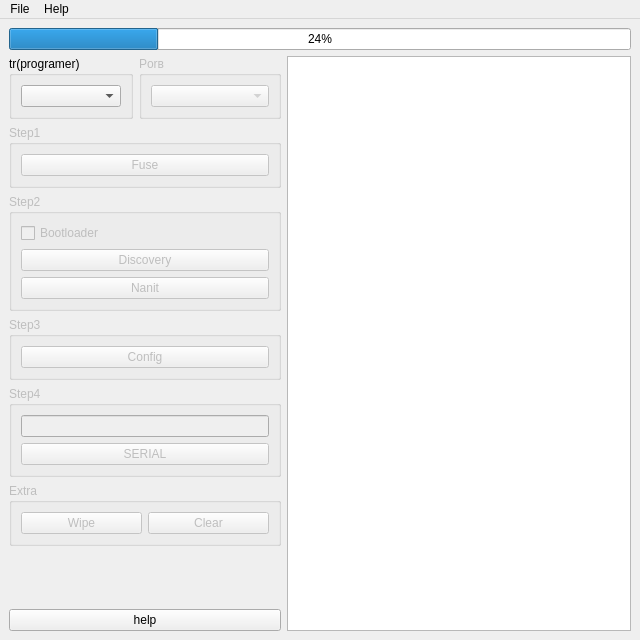
<?xml version="1.0" encoding="UTF-8"?>
<ui version="4.0">
 <class>MainWindow</class>
 <widget class="QMainWindow" name="MainWindow">
  <property name="geometry">
   <rect>
    <x>0</x>
    <y>0</y>
    <width>640</width>
    <height>640</height>
   </rect>
  </property>
  <property name="sizePolicy">
   <sizepolicy hsizetype="Maximum" vsizetype="Maximum">
    <horstretch>0</horstretch>
    <verstretch>0</verstretch>
   </sizepolicy>
  </property>
  <property name="minimumSize">
   <size>
    <width>640</width>
    <height>640</height>
   </size>
  </property>
  <property name="maximumSize">
   <size>
    <width>640</width>
    <height>640</height>
   </size>
  </property>
  <property name="windowTitle">
   <string>MainWindow</string>
  </property>
  <property name="locale">
   <locale language="English" country="UnitedStates"/>
  </property>
  <widget class="QWidget" name="centralwidget">
   <layout class="QFormLayout" name="formLayout_4">
    <item row="1" column="0">
     <layout class="QVBoxLayout" name="verticalLayout_2">
      <item>
       <layout class="QHBoxLayout" name="horizontalLayout_2">
        <item>
         <widget class="QGroupBox" name="ProgramerBox">
          <property name="locale">
           <locale language="Nepali" country="Nepal"/>
          </property>
          <property name="title">
           <string>tr(programer)</string>
          </property>
          <layout class="QGridLayout" name="gridLayout">
           <item row="0" column="0">
            <widget class="QComboBox" name="SelectProgrammer">
             <property name="minimumSize">
              <size>
               <width>100</width>
               <height>0</height>
              </size>
             </property>
            </widget>
           </item>
          </layout>
         </widget>
        </item>
        <item>
         <widget class="QGroupBox" name="PortBox">
          <property name="enabled">
           <bool>false</bool>
          </property>
          <property name="title">
           <string>Porв</string>
          </property>
          <layout class="QGridLayout" name="gridLayout_3">
           <item row="0" column="0">
            <widget class="QComboBox" name="SelectPort">
             <property name="minimumSize">
              <size>
               <width>100</width>
               <height>0</height>
              </size>
             </property>
             <property name="currentIndex">
              <number>-1</number>
             </property>
             <item>
              <property name="text">
               <string>Новий елемент</string>
              </property>
             </item>
             <item>
              <property name="text">
               <string>Новий елемент</string>
              </property>
             </item>
             <item>
              <property name="text">
               <string>Новий елемент</string>
              </property>
             </item>
             <item>
              <property name="text">
               <string>Новий елемент</string>
              </property>
             </item>
            </widget>
           </item>
          </layout>
         </widget>
        </item>
       </layout>
      </item>
      <item>
       <widget class="QGroupBox" name="Step1Box">
        <property name="enabled">
         <bool>false</bool>
        </property>
        <property name="title">
         <string>Step1</string>
        </property>
        <layout class="QFormLayout" name="formLayout">
         <item row="0" column="0" colspan="2">
          <widget class="QPushButton" name="ButtonFuse">
           <property name="text">
            <string>Fuse</string>
           </property>
          </widget>
         </item>
        </layout>
       </widget>
      </item>
      <item>
       <widget class="QGroupBox" name="Step2Box">
        <property name="enabled">
         <bool>false</bool>
        </property>
        <property name="title">
         <string>Step2</string>
        </property>
        <layout class="QGridLayout" name="gridLayout_4">
         <item row="1" column="0">
          <widget class="QPushButton" name="ButtonDiscovery">
           <property name="text">
            <string>Discovery</string>
           </property>
          </widget>
         </item>
         <item row="2" column="0">
          <widget class="QPushButton" name="ButtonNanitInfo">
           <property name="text">
            <string>Nanit</string>
           </property>
          </widget>
         </item>
         <item row="0" column="0">
          <widget class="QCheckBox" name="BootLoaderCheck">
           <property name="text">
            <string>Bootloader</string>
           </property>
          </widget>
         </item>
        </layout>
       </widget>
      </item>
      <item>
       <widget class="QGroupBox" name="Step3Box">
        <property name="enabled">
         <bool>false</bool>
        </property>
        <property name="title">
         <string>Step3</string>
        </property>
        <layout class="QFormLayout" name="formLayout_2">
         <item row="0" column="0" colspan="2">
          <widget class="QPushButton" name="ButtonConfig">
           <property name="text">
            <string>Config</string>
           </property>
          </widget>
         </item>
        </layout>
       </widget>
      </item>
      <item>
       <widget class="QGroupBox" name="Step4Box">
        <property name="enabled">
         <bool>false</bool>
        </property>
        <property name="title">
         <string>Step4</string>
        </property>
        <layout class="QFormLayout" name="formLayout_3">
         <item row="1" column="0" colspan="2">
          <widget class="QPushButton" name="ButtonSerial">
           <property name="text">
            <string>SERIAL</string>
           </property>
          </widget>
         </item>
         <item row="0" column="0" colspan="2">
          <widget class="QLineEdit" name="InputSerial">
           <property name="enabled">
            <bool>false</bool>
           </property>
          </widget>
         </item>
        </layout>
       </widget>
      </item>
      <item>
       <widget class="QGroupBox" name="ExtraBox">
        <property name="enabled">
         <bool>false</bool>
        </property>
        <property name="title">
         <string>Extra</string>
        </property>
        <layout class="QGridLayout" name="gridLayout_5">
         <item row="0" column="0">
          <widget class="QPushButton" name="ButtonWipe">
           <property name="text">
            <string>Wipe</string>
           </property>
          </widget>
         </item>
         <item row="0" column="1">
          <widget class="QPushButton" name="ButtonClear">
           <property name="text">
            <string>Clear</string>
           </property>
          </widget>
         </item>
        </layout>
       </widget>
      </item>
      <item>
       <spacer name="verticalSpacer">
        <property name="orientation">
         <enum>Qt::Vertical</enum>
        </property>
        <property name="sizeHint" stdset="0">
         <size>
          <width>20</width>
          <height>40</height>
         </size>
        </property>
       </spacer>
      </item>
      <item>
       <widget class="QPushButton" name="ButtonHelp">
        <property name="text">
         <string>help</string>
        </property>
       </widget>
      </item>
     </layout>
    </item>
    <item row="1" column="1">
     <widget class="QTextEdit" name="Text"/>
    </item>
    <item row="0" column="0" colspan="2">
     <widget class="QProgressBar" name="progressBar">
      <property name="value">
       <number>24</number>
      </property>
     </widget>
    </item>
   </layout>
  </widget>
  <widget class="QMenuBar" name="menuBar">
   <property name="geometry">
    <rect>
     <x>0</x>
     <y>0</y>
     <width>640</width>
     <height>22</height>
    </rect>
   </property>
   <widget class="QMenu" name="menuFile">
    <property name="title">
     <string>File</string>
    </property>
    <widget class="QMenu" name="menuUpdate">
     <property name="title">
      <string>Update</string>
     </property>
     <addaction name="actionDiscovery"/>
     <addaction name="actionNanit"/>
     <addaction name="actionConfig"/>
     <addaction name="actionAll"/>
    </widget>
    <addaction name="actionCheckUpdate"/>
    <addaction name="menuUpdate"/>
    <addaction name="actionExit"/>
   </widget>
   <widget class="QMenu" name="menuHelp">
    <property name="title">
     <string>Help</string>
    </property>
    <addaction name="actionAbout"/>
   </widget>
   <addaction name="menuFile"/>
   <addaction name="menuHelp"/>
  </widget>
  <action name="actionCheckUpdate">
   <property name="text">
    <string>CheckUpdate</string>
   </property>
  </action>
  <action name="actionDiscovery">
   <property name="text">
    <string>Discovery</string>
   </property>
  </action>
  <action name="actionNanit">
   <property name="text">
    <string>Nanit</string>
   </property>
  </action>
  <action name="actionConfig">
   <property name="text">
    <string>Config</string>
   </property>
  </action>
  <action name="actionAll">
   <property name="text">
    <string>All</string>
   </property>
  </action>
  <action name="actionExit">
   <property name="text">
    <string>Exit</string>
   </property>
  </action>
  <action name="actionAbout">
   <property name="text">
    <string>About</string>
   </property>
  </action>
 </widget>
 <tabstops>
  <tabstop>SelectProgrammer</tabstop>
  <tabstop>SelectPort</tabstop>
  <tabstop>ButtonFuse</tabstop>
  <tabstop>BootLoaderCheck</tabstop>
  <tabstop>ButtonDiscovery</tabstop>
  <tabstop>ButtonNanitInfo</tabstop>
  <tabstop>ButtonConfig</tabstop>
  <tabstop>InputSerial</tabstop>
  <tabstop>ButtonSerial</tabstop>
  <tabstop>Text</tabstop>
  <tabstop>ButtonWipe</tabstop>
  <tabstop>ButtonClear</tabstop>
  <tabstop>ButtonHelp</tabstop>
 </tabstops>
 <resources/>
 <connections/>
</ui>
